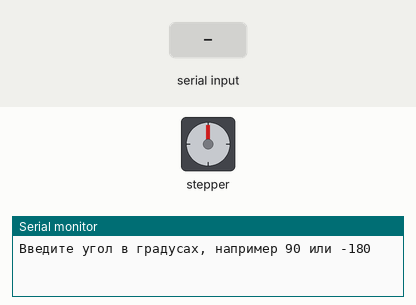
Recording of a sketch running on a simulated ESP32. Parts: stepper motor, the last lines printed to the serial monitor. Wiring (inferred from the names in the program): stepper motor (2048 steps per turn assumed): coils GPIO 15, GPIO 16, GPIO 17, GPIO 18. The inputs (shaded band) are chosen by the test bench.

Above: at 1.2 s.
1.3 s: "90,45\n" received over Serial
At 4.0 s:
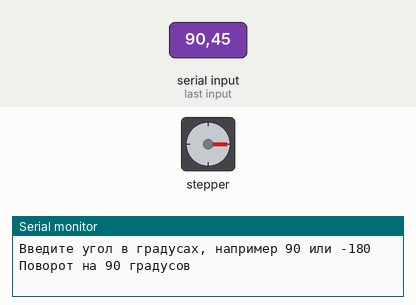
4.3 s: "30,150\n" received over Serial
At 5.8 s:
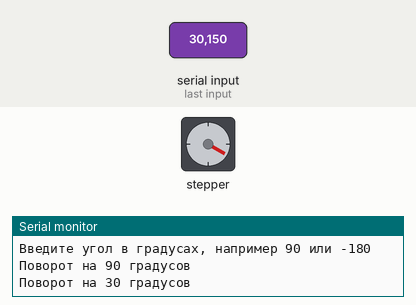
6.4 s: "200\n" received over Serial
At 7.17 s:
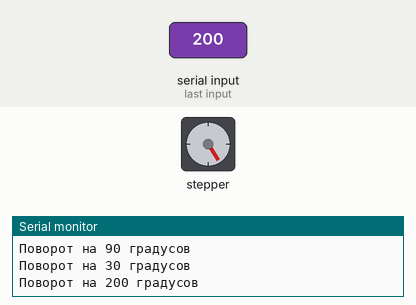
9.4 s: "90\n" received over Serial
Timing chart, 0 to 12.9 s (numbered marks = the images above; inputs shaded):
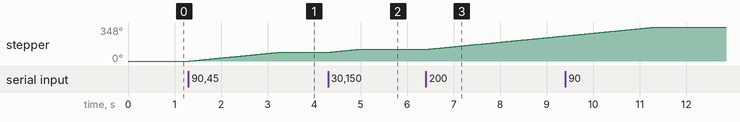

Measured:
- after the input at 1.3 s, stepper: turns 90° clockwise in 1.9 s, starting at once
- after the input at 4.3 s, stepper: turns 30° clockwise in 0.63 s, starting at once
- after the input at 6.4 s, stepper: keeps turning clockwise at about 46°/s, starting at once

The sketch:

l25_stepper.ino
```cpp
const int PINS[4] = {15, 16, 17, 18};     // входы IN1..IN4 платы ULN2003

// Полушаговый режим: 8 фаз. Бит 0 -> IN1, бит 1 -> IN2, бит 2 -> IN3, бит 3 -> IN4
const uint8_t PHASES[8] = {0b0001, 0b0011, 0b0010, 0b0110, 0b0100, 0b1100, 0b1000, 0b1001};

const long STEPS_PER_REV = 4096;          // полушагов на оборот вала 28BYJ-48 (примерно)
const uint32_t STEP_US = 1200;            // пауза между шагами: меньше -- быстрее, но слабее

long current = 0;                         // где находимся, в шагах
long target = 0;                          // куда нужно прийти
uint32_t lastStep = 0;

void applyPhase(int phase) {
  for (int i = 0; i < 4; i++) digitalWrite(PINS[i], (PHASES[phase] >> i) & 1);
}

void release() {                          // снять ток с обмоток: мотор не греется
  for (int i = 0; i < 4; i++) digitalWrite(PINS[i], LOW);
}

void stepperRun() {                       // один шаг за вызов, без delay()
  if (current == target) return;
  if (micros() - lastStep < STEP_US) return;
  lastStep = micros();
  current += (target > current) ? 1 : -1;
  applyPhase(((current % 8) + 8) % 8);
  if (current == target) release();
}

void setup() {
  Serial.begin(115200);
  Serial.setTimeout(50);
  for (int i = 0; i < 4; i++) pinMode(PINS[i], OUTPUT);
  Serial.println("Введите угол в градусах, например 90 или -180");
}

void loop() {
  stepperRun();
  if (Serial.available()) {
    long degrees = Serial.parseInt();
    while (Serial.available()) Serial.read();          // убрать остаток строки
    target = current + degrees * STEPS_PER_REV / 360;
    Serial.printf("Поворот на %ld градусов\n", degrees);
  }
}
```
